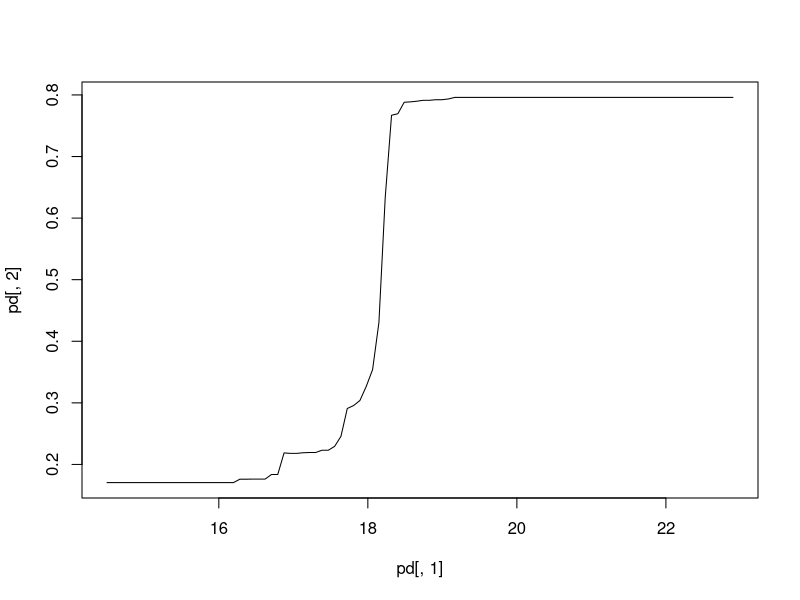

R code for this plot: (Note: this script raises an error after producing the figure.)
library('randomForest')
df <- mtcars
df$vs <- factor(df$vs)
rf <- randomForest(vs~mpg+cyl+drat+qsec, df, ntrees=10)
#reg <- lm(mpg~vs+cyl+drat+qsec, df)

## Calculate Partial Dependence Plot for classification.  one X variable at a time.

model <- rf; df<-df ;xvar <- 'qsec'; n<-3; target.class='1' # parameter assignment for running without function
partialDep <- function(model, df, xvar, n=10, target.class='1') {
  xv <- df[,xvar]
  xvr <- seq(min(xv), max(xv), length.out=n)
  dfb <- df[rep(1:nrow(df), each=n), ]
  dfb[,xvar] <- rep(xvr, nrow(df))
  
  pred <- predict(model, dfb, type='prob')[,target.class]
  
  retdf <- data.frame(xvar=dfb[,xvar], pred=pred)
  ret <- aggregate(pred~xvar, retdf,mean)
  return(ret)
}

pd  <- partialDep(rf, df, xvar='qsec', n=100)
plot(pd[,1], pd[,2], type='l')

library('data.table')
model <- rf; df<-df ;xvars <-  names(model$forest$ncat) ; n<-3; target.class='1' # parameter assignment for running without function
i <- 'mpg'
partialDepAll <- function(model, df, n=10, xvars=NULL, target.class='1') {
  # currently only works with random forest
  if(is.null(xvars)) xvars <- names(model$forest$ncat)
  ret <- matrix(nrow=length(xvars), ncol=n)
  row.names(ret) <- xvars
  for(i in xvars){
    print(i)
    pd <- data.table(partialDep(model=model, df=df, xvar=i, n=n, target.class=target.class))
    agg <- pd[,mean(pred), by=xvar]
    ret[row.names(ret)==i] <- agg[[2]]
  }
  return(data.frame(ret))
}

# getting data ready for ggplot bubble plot
(pdall  <- data.table(partialDepAll(rf, df, n=10)))
pdplot <- melt(pdall)
pdplot[,x:=as.numeric(variable)]
pdplot[,y:=rep(1:length(xvars), n)]
setkey(pdplot, y,x)
pdplot[,valuediff:=value-shift(value), by=y] # getting absolute value of change
pdplot[,valuenorm:=(value-min(value))/(max(value)-min(value)), by=y] # normalizing value size


library('ggplot2')
ggplot(pdplot,aes(x,y))+
  geom_point(aes(size=(valuenorm+.15)*30), shape=21, fill="white")+
  scale_size_identity()+
  theme(panel.grid.major=element_line(linetype=2,color="black"),
        axis.text.x=element_text(angle=90,hjust=1,vjust=0))

